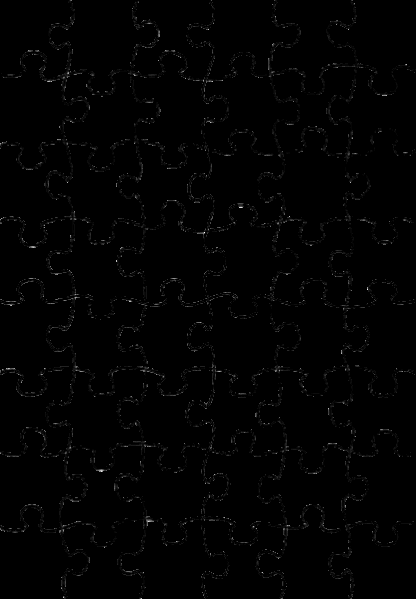
#> input picture overlay.png, 416 x 599 px
$ python -i paintbynumber.py   (imports and definitions only)   (older library calls are emulated)
#> lines starting #> are read from the running program, lines starting #| are printed output that depends on the picture; after the words box and inside, x2 and y2 are one past the last pixel; in counts of white or black regions, pixels touching at a corner belong together
#> further down, picture is the input picture: shape (599, 416, 3); min 0, max 37, mean 0.3
import cv2
import time
import numpy as np
import scipy
import scipy.cluster
from PIL import Image
from collections import defaultdict
from PyQt5 import QtCore, QtGui
import gc
import sys
from PyQt5.QtGui import QImage, QPixmap

# [20 lines that did not run here, left out]

# input parameters
## image: image full path
## bin: max color count
## sigcolor: sigma of Color
## sigspace: sigma of space
## iters: iterations
# output parameters
## bgr color list, image from palette
def find_color_palette(np_image, bins=5, sigcolor = 2, sigspace = 10, iters = 1):
    # [8 lines of commented-out code are left out]

#> called with bins = 5, sigcolor = 2, sigspace = 10, iters = 1
    im_org = np_image

    # bilateral Filtering
    d = -1
    sigColor = sigcolor
    sigSpace = sigspace
    num_iter = iters
    print("Filtering image...")
    ts_start = time.time()
    im_filtered = im_org
    for i in np.arange(num_iter):
        im_filtered = cv2.bilateralFilter(im_filtered, d=d, sigmaColor=sigColor, sigmaSpace=sigSpace)
    print("Filtering image... Success. ", end='')
    ts_diff = time.time() - ts_start
    print( ts_diff, "seconds")

    # convert BGR to Lab, for calculating more meaningful color distance
    im_filtered = cv2.cvtColor(im_filtered, cv2.COLOR_BGR2Lab)
#> im_filtered: shape (599, 416, 3); mean of channels 0, 1, 2 0.2, 128, 128

    # resize input image to speed up k-mean clustering computation
    print("Downscaling image...")
    ts_start = time.time()
    # downscale the image until its width <= 100
    im_filtered_resized = im_filtered
    while im_filtered_resized.shape[1] > 100:
        im_filtered_resized = cv2.pyrDown(im_filtered_resized)
    print("Downscaling image... Success. ", end='')
    ts_diff = time.time() - ts_start
    print(ts_diff, "seconds")

    shape_resized = im_filtered_resized.shape
#> shape_resized = (75, 52, 3)
    shape_org = im_filtered.shape
#> shape_org = (599, 416, 3)

    # Flatten as a list of pixels
    im_filtered_resized_flatten = im_filtered_resized.reshape(np.prod(shape_resized[:2]), shape_resized[2]).astype(float)
    im_filtered_flatten = im_filtered.reshape(np.prod(shape_org[:2]), shape_org[2]).astype(float)

    # Clustering
    print("Clustering colors...", end='')
    ts_start = time.time()
    codebook, _ = scipy.cluster.vq.kmeans(im_filtered_resized_flatten, bins)
#> codebook = [[1.01, 128, 128], [0, 128, 128]]
    print("Clustering colors... Success. ", end='')
    ts_diff = time.time() - ts_start
    print(ts_diff, "seconds")

    # convert float codebook to unit8
    codebook_rounded = codebook.astype(np.uint8)
#> codebook_rounded = [[1, 128, 128], [0, 128, 128]]

    # Do color-quantization
    # code contains bin ids of each pixel
    print("Recoloring...")
    ts_start = time.time()
    code, _ = scipy.cluster.vq.vq(im_filtered_flatten, codebook_rounded)
    print("Recoloring... Success. ", end='')
    ts_diff = time.time() - ts_start
    print( ts_diff, "seconds")

    # bin id to color
    print("Reconstruting image...")
    ts_start = time.time()
    im_cq_flatten = [codebook_rounded[code[i]] for i in np.arange(np.prod(shape_org[:2]))]
#> im_cq_flatten = 249184 items
    im_cq_flatten = np.asarray(im_cq_flatten)
    im_cq = im_cq_flatten.reshape(shape_org)
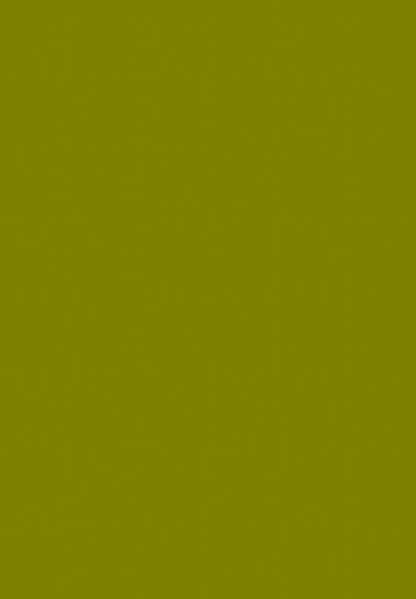
#> im_cq: shape (599, 416, 3); mean of channels 0, 1, 2 0.1, 128, 128; drawn as B, G, R
    print("Reconstruting image... Success. ", end='')
    ts_diff = time.time() - ts_start
    print( ts_diff, "seconds")

    palette_lab = [list((codebook_rounded[i][0], codebook_rounded[i][1], codebook_rounded[i][2]))
            for i in range(len(codebook_rounded))
            if not (
                codebook_rounded[i][0] > 255 and codebook_rounded[i][1] > 255 and codebook_rounded[i][2] > 255
            )]
#> palette_lab = [[1, 128, 128], [0, 128, 128]]

    # restore color space, Lab -> BGR
    im_cq = cv2.cvtColor(im_cq, cv2.COLOR_Lab2BGR)
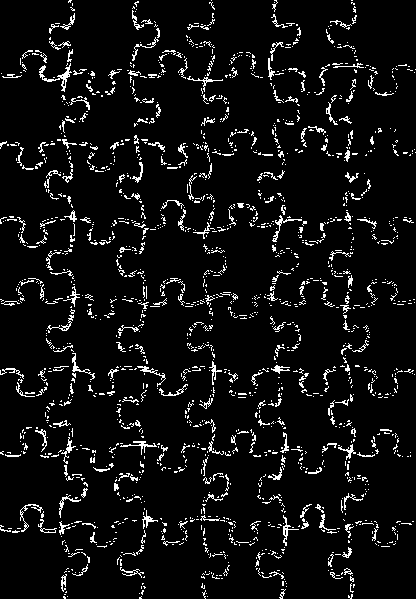
#> im_cq: shape (599, 416, 3); values 0 (black) and 2 (white), 6.4% white in thin lines or dots

    palette_bgr = []
    for color_lab in palette_lab:
        palette_bgr.append(getBGRfromLab(color_lab))
#> this loop made 2 passes
#> (lab_one_pixel in getBGRfromLab, bgr_one_pixel in getBGRfromLab) on passes 1 to 2: ([[1, 128, 128]], [[2, 2, 2]]), ([[0, 128, 128]], [[0, 0, 0]])
#> after the loop, palette_bgr = [(2, 2, 2), (0, 0, 0)]

    color_regions = []
    palette_hsv = []
    im_hsv = cv2.cvtColor(im_cq, cv2.COLOR_BGR2HSV)
#> im_hsv: shape (599, 416, 3); mean H, S, V 0, 0, 0.129
    for color_bgr in palette_bgr:
        color_hsv = getHSVfromBGR(color_bgr)
        lower = color_hsv
        upper = lower
        mask = cv2.inRange(im_hsv, lower, upper)
        color_regions.append(mask)
        palette_hsv.append(color_hsv)
#> this loop made 2 passes
#> (bgr_one_pixel in getHSVfromBGR, upper) on pass 1: ([[2, 2, 2]], (0, 0, 2))
#> after the loop, color_regions = 2 items; palette_hsv = [(0, 0, 2), (0, 0, 0)]

    return palette_bgr, im_cq, color_regions

# [235 lines left out: functions get_whole_image_from_color_regions, get_outline_image, get_outline_image_with_number, recolor_dust_pixels, get_outer_line_of_region, get_color_index_from_pixel_location and 6 more, not called in this run]
def getHSVfromBGR(bgr):
    bgr_one_pixel = np.uint8([[bgr]])
    hsv_one_pixel = cv2.cvtColor(bgr_one_pixel, cv2.COLOR_BGR2HSV)
    return tuple(int(x) for x in hsv_one_pixel[0][0])
# [9 lines left out: functions getLabfromHSV, getLabfromBGR, not called in this run]
def getBGRfromLab(lab):
    lab_one_pixel = np.uint8([[lab]])
    bgr_one_pixel = cv2.cvtColor(lab_one_pixel, cv2.COLOR_Lab2BGR)
    return tuple(int(x) for x in bgr_one_pixel[0][0])
# [149 lines left out: functions output_text, can_output_text, get_dist_between_2pt, push_centroids, find_good_positions_for_number, paint_by_number, not called in this run]

>>> import cv2
>>> picture = cv2.imread('../overlay.png')
>>> result = find_color_palette(picture)
